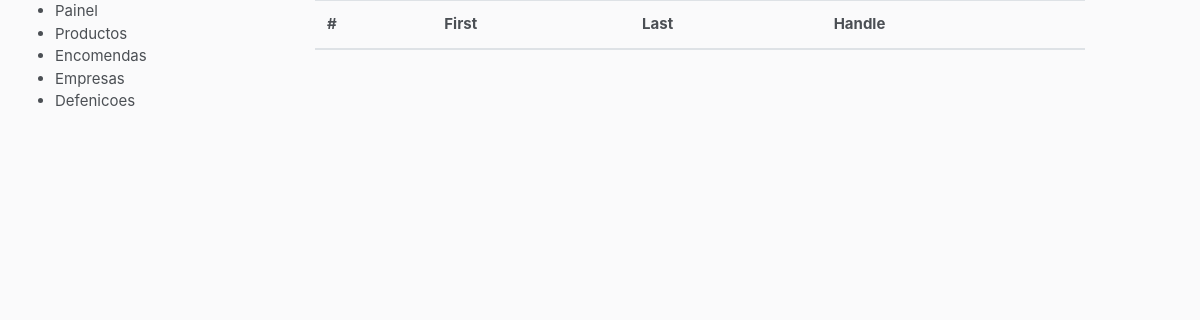
The page /dashboard/companies/ on the database as committed earlier.
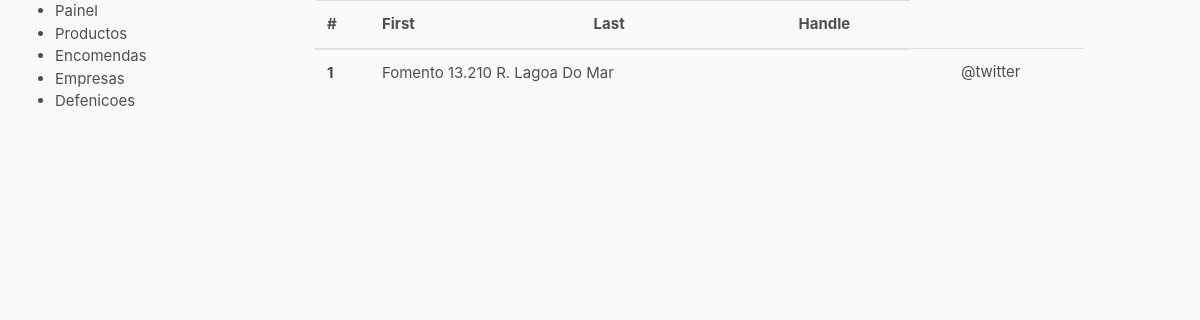
The same page on the database as committed later.
### account/models.py (models this page shows, shortened)
class Company(models.Model):
    user = models.OneToOneField(settings.AUTH_USER_MODEL, on_delete=models.CASCADE)
    commercial_name = models.CharField(max_length=30, blank=False, unique=True)
    address = models.CharField(max_length=30, blank=True)
    categories = models.ForeignKey(Category, on_delete=models.CASCADE)
    created_date = models.DateTimeField(default=timezone.now)
    uploaded_at = models.DateTimeField(blank=True, null=True)

### dashboard/views.py (the view)
# urls.py: path("companies/", views.CompanyListView.as_view(), name="companies"),
class CompanyListView(ListView):
    model = Company
    template_name = 'dashboard/companies.html'
    context_object_name = 'companies'
    paginate_by = 20
    def get_context_data(self, **kwargs):
        context = super(CompanyListView, self).get_context_data(**kwargs)
        companies = self.get_queryset()
        page = self.request.GET.get('page')
        paginator = Paginator(companies, self.paginate_by)
        try:
            users = paginator.page(page)
        except PageNotAnInteger:
            users = paginator.page(1)
        except EmptyPage:
            products = paginator.page(paginator.num_pages)
        context['companies'] = companies
        return context

### price/templates/dashboard/companies.html (shortened to what this page needs)
{% extends "price/layout/base.html" %}
{% load staticfiles %}
{% load staticfiles %}
{% block styles %}
<link rel="stylesheet" href="{% static 'stylesheet/main.css' %}">
<link rel="stylesheet" href="https://use.fontawesome.com/releases/v5.7.2/css/all.css">
{% endblock %}
{% block content %}
<main>
    <div class="container-fluid">
        <div class="row">
            <div class="col-md-3">
                <aside>
                    <ul>
                        <li>Painel</li>
                        <li>Productos</li>
                        <li>Encomendas</li>
                        <li>Empresas</li>
                        <li>Defenicoes</li>
                    </ul>
                </aside>
            </div>
            <div class="col-md-8">
                <section>
                    <table class="table table-borderless">
                        <thead>
                        <tr>
                            <th scope="col">#</th>
                            <th scope="col">First</th>
                            <th scope="col">Last</th>
                            <th scope="col">Handle</th>
                        </tr>
                        </thead>
                        <tbody>
                        {% for company in companies %}
                        <tr>
                            <th scope="row">{{ company.id }}</th>
                            <td colspan="2">{{ company.address }}</td>
                            <td colspan="2">{{ user.email }}</td>
                            <td colspan="2">{{ company.user.phone_number }}</td>
                            <td>@twitter</td>
                        </tr>
                        {% endfor %}
                        </tbody>
                    </table>
                </section>
            </div>
        </div>
    </div>
</main>
{% endblock %}

Rows that differ between the two databases and show on the page:
added Company: id "1", address "Fomento 13.210 R. Lagoa Do Mar"
